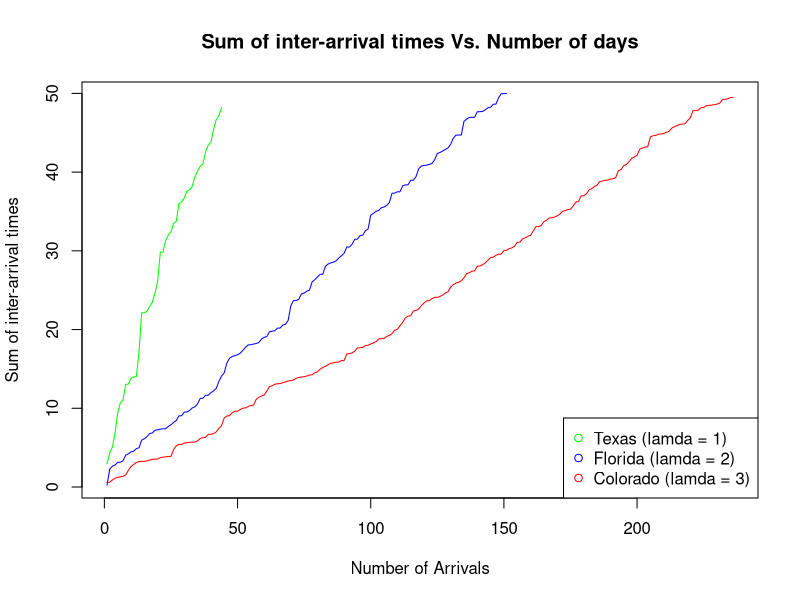
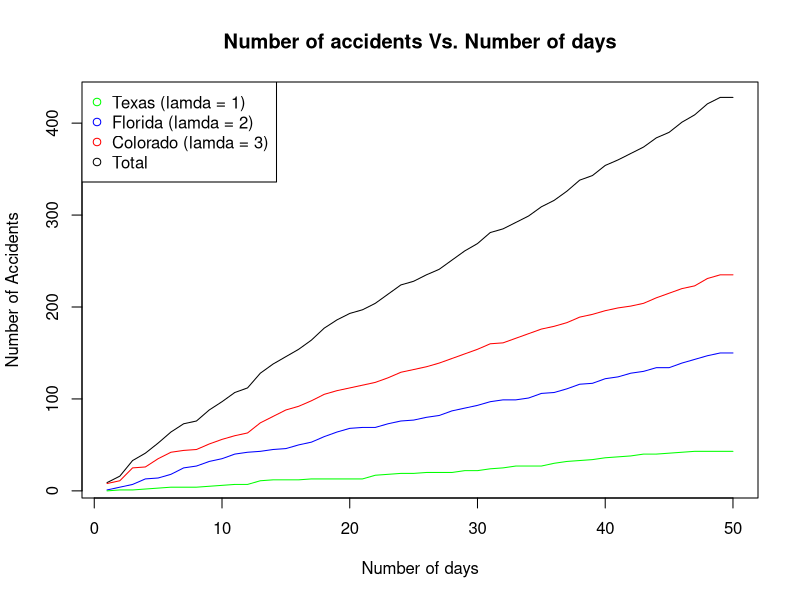

Here is the R script that generated these plots, in order:
# Setting the seed for reproducibility
set.seed(1998)

ttimes <- c(0, 0, 0)

x <- rep(list(list()), 3)
sn <- rep(list(list()), 3)

flags <- c(FALSE, FALSE, FALSE)

while (TRUE) {

  xi1 <- rexp(n = 1, rate = 1)
  xi2 <- rexp(n = 1, rate = 3)
  xi3 <- rexp(n = 1, rate = 5)

  xi <- c(xi1, xi2, xi3)

  for (i in seq(1, 3)){
    if (flags[i] == FALSE && ttimes[i] + xi[i] <= 50){

      ttimes[i] <- ttimes[i] + xi[i]
      x[[i]] <- c(x[[i]], xi[i])
      sn[[i]] <- c(sn[[i]], ttimes[i])
    }
    else{
      flags[i] <- TRUE
    }
  }

  if(flags[1] == TRUE && flags[2] == TRUE && flags[3] == TRUE){
    break
  }

}

nt <- matrix(0, nrow = 3, ncol = 50)



for (i in seq(1, 3)) {
  for (j in seq(1, length(sn[[i]]) - 1)) {
    for (k in seq(1, 50)) {
      if(sn[[i]][j] <= k) {
        nt[i, k] <- j
      }
    }
  }
}

plot(unlist(sn[[3]]), type = "l", col="red", main = "Sum of inter-arrival times Vs. Number of days", xlab = "Number of Arrivals", ylab = "Sum of inter-arrival times")
lines(unlist(sn[[2]]), type = "l", col="blue")
lines(unlist(sn[[1]]), type = "l", col="green")

legend("bottomright", legend = c("Texas (lamda = 1)", "Florida (lamda = 2)", "Colorado (lamda = 3)"), col = c("green", "blue", "red"), pch=c(1,1,1))

plot(nt[1, ] + nt[2, ] + nt[3, ], type = "l", col="black", main = "Number of accidents Vs. Number of days", xlab = "Number of days", ylab = "Number of Accidents")
lines(nt[3, ], type = "l", col="red")
lines(nt[2, ], type = "l", col="blue")
lines(nt[1, ], type = "l", col="green")
legend("topleft", legend = c("Texas (lamda = 1)", "Florida (lamda = 2)", "Colorado (lamda = 3)", "Total"), col = c("green", "blue", "red", "black"), pch=c(1,1,1,1))
